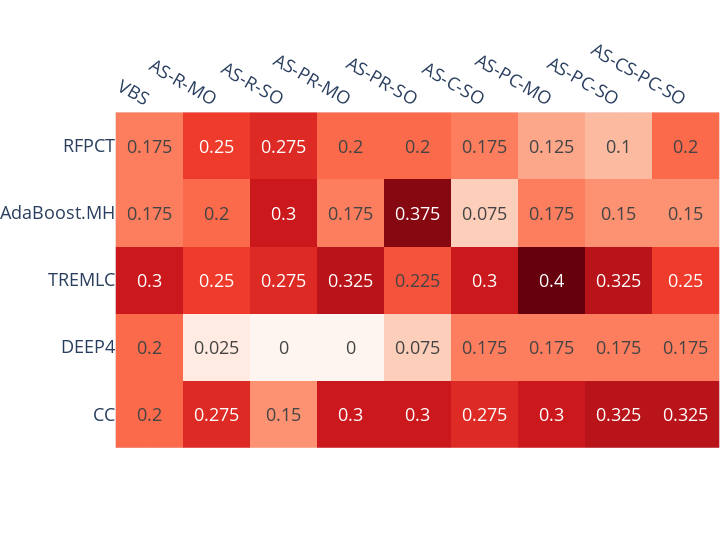
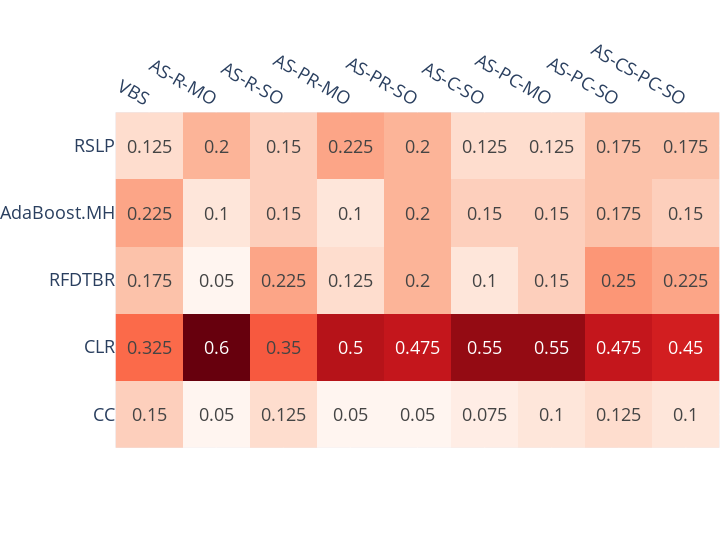
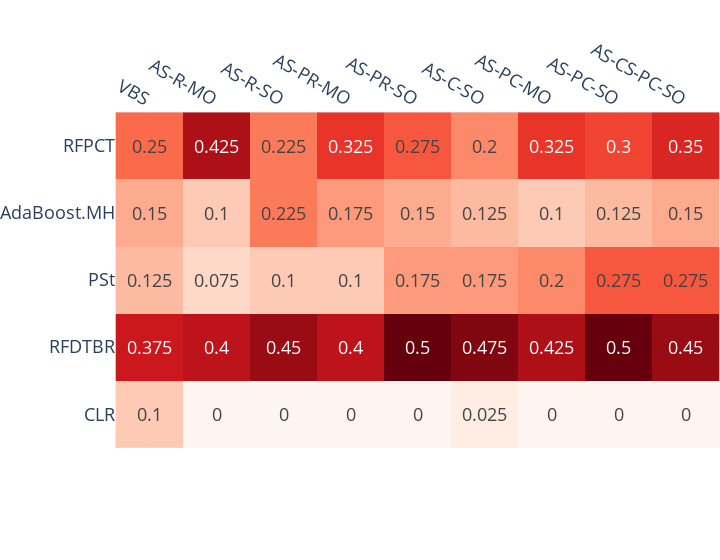
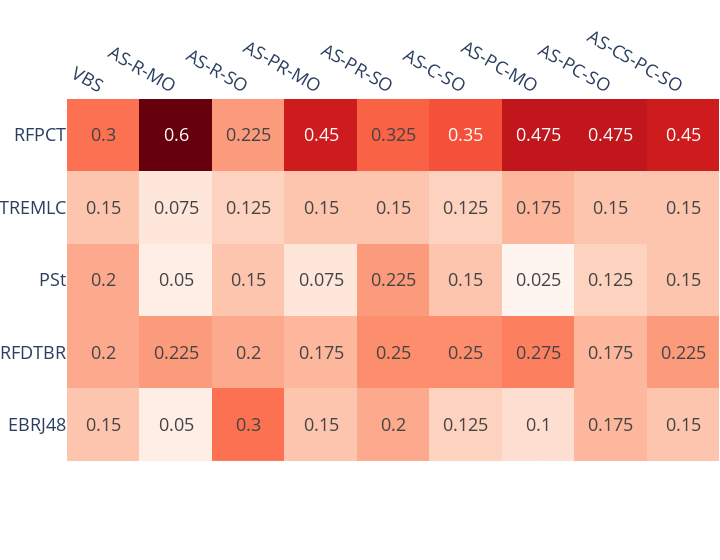

The notebook cell these images were saved under, in order:
### Code cell
import pandas as pd
import numpy as np
from itertools import combinations
from collections import Counter
import plotly.graph_objects as go
import plotly.express as px
from functools import partial
import matplotlib.pyplot as plt
import seaborn as sns


def find_min_max_columns(row, find_min):
    """Finds the column name(s) of the min/max values in a row."""
    value = row.min() if find_min else row.max()
    return row.index[row == value].tolist()

def get_VBS_and_SBS_info(metric, learning_task, task_output, find_min=True):
    df = pd.read_csv(f'../processed_data/{metric}/{learning_task}/performance.csv', index_col=0)
    solvers = np.load(f'../processed_data/{metric}/algo_portfolio.npy', allow_pickle=True)
    find_min_max_columns_partial = partial(find_min_max_columns, find_min=find_min)
    df['VBS'] = df.apply(find_min_max_columns_partial, axis=1)
    df['VBS_value'] =  df.min(axis=1, numeric_only=True) if find_min else df.max(axis=1, numeric_only=True)
    for solver in solvers:
        df[f'SBS_{solver}'] = df.apply(lambda row: np.abs(row[f'{solver}']-row.VBS_value), axis=1)
    return df, solvers


def get_predicted_VBS_regression(seed, metric, learning_task, task_output, find_min, solvers, df):
    find_min_max_columns_partial = partial(find_min_max_columns, find_min=find_min)
    predictions = []
    for fold in range(0, 40):
        if(task_output=='multi'):
            preds = np.array(np.load(f'../results/seed_{seed}/{metric}/{learning_task}/{task_output}/predictions/test_predictions_fold_{fold}.npy', allow_pickle=True))
            predictions.extend(preds)
        elif(task_output == 'single'):   
            preds = np.array([np.load(f'../results/seed_{seed}/{metric}/{learning_task}/{task_output}/predictions/test_predictions_fold_{fold}_{solver}.npy', allow_pickle=True)[0] for solver in solvers])
            predictions.append(preds)
    df_pred = pd.DataFrame(predictions, columns=[solver+"_pred" for solver in solvers], index=df.index)
    df_pred['predicted_VBS'] = df_pred.apply(find_min_max_columns_partial, axis=1)
    for el in df_pred['predicted_VBS']:
        if len(el) > 1:
            print("more than one prediction!")
    df_pred['predicted_VBS'] = [el[0].replace("_pred", "") for el in df_pred['predicted_VBS']]
    return df_pred['predicted_VBS']
    
    
def get_predicted_VBS_classification(seed, metric, df):
    predictions = []
    for fold in range(0, 40):
        preds = np.array(np.load(f'../results/seed_{seed}/{metric}/classification/single/predictions/test_predictions_fold_{fold}.npy', allow_pickle=True))
        predictions.extend(preds)
    df_pred = pd.DataFrame(predictions, columns=['predicted_VBS'], index=df.index)
    return df_pred['predicted_VBS']

def get_predicted_VBS_pairwise_regression(seed, metric, task_output, df, find_min):
    algos = np.load(f'../processed_data/{metric}/algo_portfolio.npy', allow_pickle=True)
    pairwise_combinations = list(combinations(algos, 2))
    predictions = []
    for fold in range(0, 40):
        if task_output == 'multi':
            preds = np.array(np.load(f'../results/seed_{seed}/{metric}/pairwise_regression/{task_output}/predictions/test_predictions_fold_{fold}.npy', allow_pickle=True))[0]
        else:
            preds = np.array([np.load(f'../results/seed_{seed}/{metric}/pairwise_regression/{task_output}/predictions/test_predictions_fold_{fold}_{pair[0]}_vs_{pair[1]}.npy', allow_pickle=True)[0] for pair in pairwise_combinations])
        preds_algo = []
        for i, pred in enumerate(preds):
            if find_min:
                if pred > 0:
                    preds_algo.append(pairwise_combinations[i][1])
                else:
                    preds_algo.append(pairwise_combinations[i][0])
            else: 
                if pred > 0:
                    preds_algo.append(pairwise_combinations[i][0])
                else:
                    preds_algo.append(pairwise_combinations[i][1])
        string_counts = Counter(preds_algo)
        max_freq = max(string_counts.values())
        most_frequent_strings = [string for string, count in string_counts.items() if count == max_freq]
        predictions.append(', '.join(most_frequent_strings))

    df_pred = pd.DataFrame(predictions, columns=['predicted_VBS'], index=df.index)
    return df_pred['predicted_VBS']

def get_predicted_VBS_pairwise_classification(seed, metric, task_output, df, cost_sensitive=False):
    algos = np.load(f'../processed_data/{metric}/algo_portfolio.npy', allow_pickle=True)
    pairwise_combinations = list(combinations(algos, 2))
    predictions = []
    for fold in range(0, 40):
        if task_output == 'multi':
            preds = np.array(np.load(f'../results/seed_{seed}/{metric}/{"cost_sensitive_" if cost_sensitive else ""}pairwise_classification/{task_output}/predictions/test_predictions_fold_{fold}.npy', allow_pickle=True))[0]
        else:
            preds = np.array([np.load(f'../results/seed_{seed}/{metric}/{"cost_sensitive_" if cost_sensitive else ""}pairwise_classification/{task_output}/predictions/test_predictions_fold_{fold}_{pair[0]}_vs_{pair[1]}.npy', allow_pickle=True)[0] for pair in pairwise_combinations])
        preds_algo = []
        for i, pred in enumerate(preds):
            preds_algo.append(pairwise_combinations[i][pred])
        
        string_counts = Counter(preds_algo)
        max_freq = max(string_counts.values())
        most_frequent_strings = [string for string, count in string_counts.items() if count == max_freq]
        predictions.append(', '.join(most_frequent_strings))

    df_pred = pd.DataFrame(predictions, columns=['predicted_VBS'], index=df.index)
    return df_pred['predicted_VBS']

def build_AS(seed, metric, find_min):
    df, solvers = get_VBS_and_SBS_info(metric, "regression", 'multi', find_min)
    print("find min: ", find_min)
    # regression
    learning_task = 'regression'
    for task_output in ['multi', 'single' ]: 
        predicted_VBS = get_predicted_VBS_regression(seed, metric, learning_task, task_output, find_min, solvers, df)
        predicted_VBS = pd.DataFrame(predicted_VBS)
        df[f'AS-{learning_task[0].upper()}-{task_output[0].upper()}O'] = predicted_VBS


    # classification 
    predicted_VBS = get_predicted_VBS_classification(seed, metric, df)
    predicted_VBS = pd.DataFrame(predicted_VBS)
    df[f'AS-C-SO'] = predicted_VBS
    
    
    # pairwise_regression
    for task_output in ['multi', 'single']:
        predicted_VBS = get_predicted_VBS_pairwise_regression(seed, metric, task_output, df, find_min)
        predicted_VBS = pd.DataFrame(predicted_VBS)
        df[f'AS-PR-{task_output[0].upper()}O'] = predicted_VBS

    # pairwise_classification
    for task_output in ['multi', 'single']:
        predicted_VBS = get_predicted_VBS_pairwise_classification(seed, metric, task_output, df)
        predicted_VBS = pd.DataFrame(predicted_VBS)
        df[f'AS-PC-{task_output[0].upper()}O'] = predicted_VBS
    
    # cost sensitive pairwise classification
    predicted_VBS = get_predicted_VBS_pairwise_classification(seed, metric, 'single', df, cost_sensitive=True)
    predicted_VBS = pd.DataFrame(predicted_VBS)
    df[f'AS-CS-PC-SO'] = predicted_VBS
    
    return df


def calculate_algorithm_frequencies(df):
    # Determine all unique algorithms from all columns to initialize the counts
    unique_algorithms = set()
    for column in df.columns:
        for entry in df[column]:
            if isinstance(entry, str):
                # Handle both single and comma-separated entries
                algorithms = [algo.strip() for algo in entry.split(',')]
            elif isinstance(entry, list):
                # Directly handle list entries
                algorithms = entry
            else:
                # Handle single non-string (assuming direct use)
                algorithms = [entry]
            unique_algorithms.update(algorithms)
    
    # Initialize a dictionary to store frequencies
    frequencies = {column: {algo: 0 for algo in unique_algorithms} for column in df.columns}
    
    # Loop over each column in the DataFrame to count frequencies
    for column in df.columns:
        # Iterate over each row in the column
        for entry in df[column]:
            if isinstance(entry, str) and ',' in entry:
                algorithms = [algo.strip() for algo in entry.split(',')]
            elif isinstance(entry, list):
                algorithms = entry
            else:
                algorithms = [entry]
                
            # Increment each algorithm's frequency
            for algo in algorithms:
                if algo in frequencies[column]:
                    frequencies[column][algo] += 1
    
    return pd.DataFrame(frequencies)/40

for seed in range(42, 43):
    print("seed ", seed)

    for metric in ['HAMMING LOSS example based', 'MACRO F1', 'MICRO F1', 'AUCROC MICRO', 'F1 example based']:
        find_min = True if metric == 'HAMMING LOSS example based' else False
        algos = np.load(f"../processed_data/{metric}/algo_portfolio.npy", allow_pickle=True)
        


        df_AS = build_AS(seed, metric, find_min)
        
        df_AS = df_AS[['VBS', 'AS-R-MO', 'AS-R-SO', 'AS-PR-MO', 'AS-PR-SO', 'AS-C-SO', 'AS-PC-MO', 'AS-PC-SO', 'AS-CS-PC-SO']]
        

        heatmap_data = calculate_algorithm_frequencies(df_AS)
        heatmap_data.index = [col.replace('RSMLCC', 'RSLP') for col in heatmap_data.index]
        heatmap_data.index = [col.replace('Ada300', 'AdaBoost.MH') for col in heatmap_data.index]

        fig = px.imshow(heatmap_data.round(3), color_continuous_scale='reds', text_auto=True)
        fig.update_coloraxes(showscale=False)
        fig.update_xaxes(side="top")
        
        # Adjust layout
        fig.update_layout(
            autosize=True,
            width=720,
            margin=dict(
                l=0,
                r=0,
                b=0,
                t=0,
            ),
            font=dict(
                size=18
            )
        )
        print(metric, algos)
        fig.show()
        fig.write_image(f'../figures/heatmap_perc_{metric}.pdf')

### Figure 1 — Plotly figure (JSON) as saved in the notebook; plotly's stock layout.template omitted (floating-point values rounded to 4 significant figures)
{"data": [{"coloraxis": "coloraxis", "hovertemplate": "x: %{x}<br>y: %{y}<br>color: %{z}<extra></extra>", "name": "0", "texttemplate": "%{z}", "type": "heatmap", "x": ["VBS", "AS-R-MO", "AS-R-SO", "AS-PR-MO", "AS-PR-SO", "AS-C-SO", "AS-PC-MO", "AS-PC-SO", "AS-CS-PC-SO"], "xaxis": "x", "y": ["RFPCT", "AdaBoost.MH", "TREMLC", "DEEP4", "CC"], "yaxis": "y", "z": [[0.175, 0.25, 0.275, 0.2, 0.2, 0.175, 0.125, 0.1, 0.2], [0.175, 0.2, 0.3, 0.175, 0.375, 0.075, 0.175, 0.15, 0.15], [0.3, 0.25, 0.275, 0.325, 0.225, 0.3, 0.4, 0.325, 0.25], [0.2, 0.025, 0, 0, 0.075, 0.175, 0.175, 0.175, 0.175], [0.2, 0.275, 0.15, 0.3, 0.3, 0.275, 0.3, 0.325, 0.325]]}], "layout": {"autosize": true, "coloraxis": {"colorscale": [[0, "rgb(255,245,240)"], [0.125, "rgb(254,224,210)"], [0.25, "rgb(252,187,161)"], [0.375, "rgb(252,146,114)"], [0.5, "rgb(251,106,74)"], [0.625, "rgb(239,59,44)"], [0.75, "rgb(203,24,29)"], [0.875, "rgb(165,15,21)"], [1, "rgb(103,0,13)"]], "showscale": false}, "font": {"size": 18}, "margin": {"b": 0, "l": 0, "r": 0, "t": 0}, "width": 720, "xaxis": {"anchor": "y", "constrain": "domain", "domain": [0, 1], "scaleanchor": "y", "side": "top"}, "yaxis": {"anchor": "x", "autorange": "reversed", "constrain": "domain", "domain": [0, 1]}}}

### Figure 2 — Plotly figure (JSON) as saved in the notebook; plotly's stock layout.template omitted (floating-point values rounded to 4 significant figures)
{"data": [{"coloraxis": "coloraxis", "hovertemplate": "x: %{x}<br>y: %{y}<br>color: %{z}<extra></extra>", "name": "0", "texttemplate": "%{z}", "type": "heatmap", "x": ["VBS", "AS-R-MO", "AS-R-SO", "AS-PR-MO", "AS-PR-SO", "AS-C-SO", "AS-PC-MO", "AS-PC-SO", "AS-CS-PC-SO"], "xaxis": "x", "y": ["RSLP", "AdaBoost.MH", "RFDTBR", "CLR", "CC"], "yaxis": "y", "z": [[0.125, 0.2, 0.15, 0.225, 0.2, 0.125, 0.125, 0.175, 0.175], [0.225, 0.1, 0.15, 0.1, 0.2, 0.15, 0.15, 0.175, 0.15], [0.175, 0.05, 0.225, 0.125, 0.2, 0.1, 0.15, 0.25, 0.225], [0.325, 0.6, 0.35, 0.5, 0.475, 0.55, 0.55, 0.475, 0.45], [0.15, 0.05, 0.125, 0.05, 0.05, 0.075, 0.1, 0.125, 0.1]]}], "layout": {"autosize": true, "coloraxis": {"colorscale": [[0, "rgb(255,245,240)"], [0.125, "rgb(254,224,210)"], [0.25, "rgb(252,187,161)"], [0.375, "rgb(252,146,114)"], [0.5, "rgb(251,106,74)"], [0.625, "rgb(239,59,44)"], [0.75, "rgb(203,24,29)"], [0.875, "rgb(165,15,21)"], [1, "rgb(103,0,13)"]], "showscale": false}, "font": {"size": 18}, "margin": {"b": 0, "l": 0, "r": 0, "t": 0}, "width": 720, "xaxis": {"anchor": "y", "constrain": "domain", "domain": [0, 1], "scaleanchor": "y", "side": "top"}, "yaxis": {"anchor": "x", "autorange": "reversed", "constrain": "domain", "domain": [0, 1]}}}

### Figure 3 — Plotly figure (JSON) as saved in the notebook; plotly's stock layout.template omitted (floating-point values rounded to 4 significant figures)
{"data": [{"coloraxis": "coloraxis", "hovertemplate": "x: %{x}<br>y: %{y}<br>color: %{z}<extra></extra>", "name": "0", "texttemplate": "%{z}", "type": "heatmap", "x": ["VBS", "AS-R-MO", "AS-R-SO", "AS-PR-MO", "AS-PR-SO", "AS-C-SO", "AS-PC-MO", "AS-PC-SO", "AS-CS-PC-SO"], "xaxis": "x", "y": ["RFPCT", "AdaBoost.MH", "PSt", "RFDTBR", "CLR"], "yaxis": "y", "z": [[0.25, 0.425, 0.225, 0.325, 0.275, 0.2, 0.325, 0.3, 0.35], [0.15, 0.1, 0.225, 0.175, 0.15, 0.125, 0.1, 0.125, 0.15], [0.125, 0.075, 0.1, 0.1, 0.175, 0.175, 0.2, 0.275, 0.275], [0.375, 0.4, 0.45, 0.4, 0.5, 0.475, 0.425, 0.5, 0.45], [0.1, 0, 0, 0, 0, 0.025, 0, 0, 0]]}], "layout": {"autosize": true, "coloraxis": {"colorscale": [[0, "rgb(255,245,240)"], [0.125, "rgb(254,224,210)"], [0.25, "rgb(252,187,161)"], [0.375, "rgb(252,146,114)"], [0.5, "rgb(251,106,74)"], [0.625, "rgb(239,59,44)"], [0.75, "rgb(203,24,29)"], [0.875, "rgb(165,15,21)"], [1, "rgb(103,0,13)"]], "showscale": false}, "font": {"size": 18}, "margin": {"b": 0, "l": 0, "r": 0, "t": 0}, "width": 720, "xaxis": {"anchor": "y", "constrain": "domain", "domain": [0, 1], "scaleanchor": "y", "side": "top"}, "yaxis": {"anchor": "x", "autorange": "reversed", "constrain": "domain", "domain": [0, 1]}}}

### Figure 4 — Plotly figure (JSON) as saved in the notebook; plotly's stock layout.template omitted (floating-point values rounded to 4 significant figures)
{"data": [{"coloraxis": "coloraxis", "hovertemplate": "x: %{x}<br>y: %{y}<br>color: %{z}<extra></extra>", "name": "0", "texttemplate": "%{z}", "type": "heatmap", "x": ["VBS", "AS-R-MO", "AS-R-SO", "AS-PR-MO", "AS-PR-SO", "AS-C-SO", "AS-PC-MO", "AS-PC-SO", "AS-CS-PC-SO"], "xaxis": "x", "y": ["RFPCT", "TREMLC", "PSt", "RFDTBR", "EBRJ48"], "yaxis": "y", "z": [[0.3, 0.6, 0.225, 0.45, 0.325, 0.35, 0.475, 0.475, 0.45], [0.15, 0.075, 0.125, 0.15, 0.15, 0.125, 0.175, 0.15, 0.15], [0.2, 0.05, 0.15, 0.075, 0.225, 0.15, 0.025, 0.125, 0.15], [0.2, 0.225, 0.2, 0.175, 0.25, 0.25, 0.275, 0.175, 0.225], [0.15, 0.05, 0.3, 0.15, 0.2, 0.125, 0.1, 0.175, 0.15]]}], "layout": {"autosize": true, "coloraxis": {"colorscale": [[0, "rgb(255,245,240)"], [0.125, "rgb(254,224,210)"], [0.25, "rgb(252,187,161)"], [0.375, "rgb(252,146,114)"], [0.5, "rgb(251,106,74)"], [0.625, "rgb(239,59,44)"], [0.75, "rgb(203,24,29)"], [0.875, "rgb(165,15,21)"], [1, "rgb(103,0,13)"]], "showscale": false}, "font": {"size": 18}, "margin": {"b": 0, "l": 0, "r": 0, "t": 0}, "width": 720, "xaxis": {"anchor": "y", "constrain": "domain", "domain": [0, 1], "scaleanchor": "y", "side": "top"}, "yaxis": {"anchor": "x", "autorange": "reversed", "constrain": "domain", "domain": [0, 1]}}}
